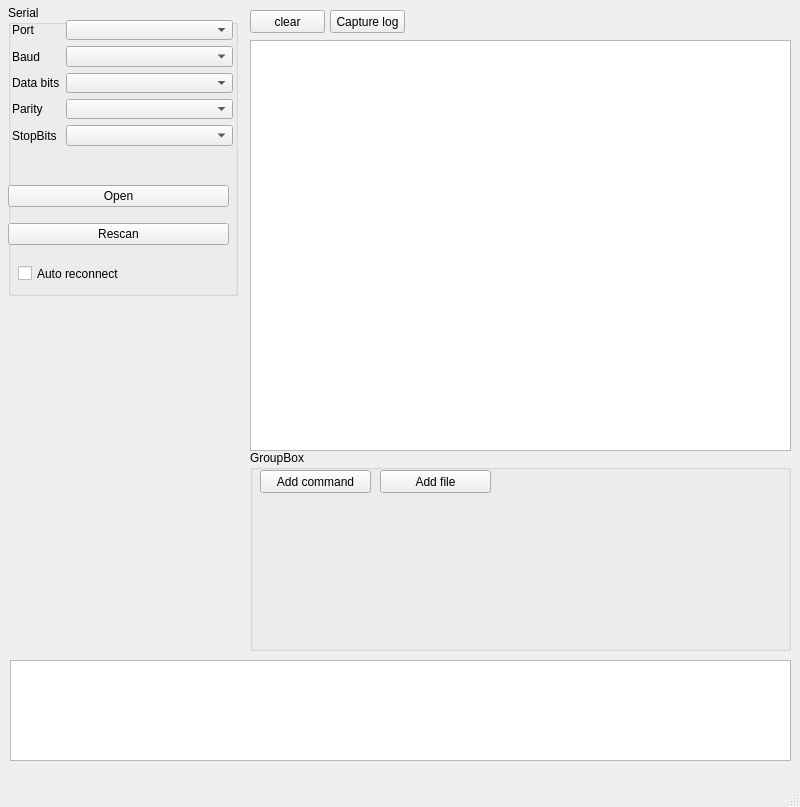
<?xml version="1.0" encoding="UTF-8"?>
<ui version="4.0">
 <class>QWinMainWindowTerminal</class>
 <widget class="QMainWindow" name="QWinMainWindowTerminal">
  <property name="geometry">
   <rect>
    <x>0</x>
    <y>0</y>
    <width>800</width>
    <height>807</height>
   </rect>
  </property>
  <property name="windowTitle">
   <string>MainWindow</string>
  </property>
  <widget class="QWidget" name="centralwidget">
   <widget class="QGroupBox" name="groupBox">
    <property name="geometry">
     <rect>
      <x>8</x>
      <y>5</y>
      <width>230</width>
      <height>291</height>
     </rect>
    </property>
    <property name="title">
     <string>Serial</string>
    </property>
    <widget class="QWidget" name="formLayoutWidget">
     <property name="geometry">
      <rect>
       <x>4</x>
       <y>15</y>
       <width>221</width>
       <height>126</height>
      </rect>
     </property>
     <layout class="QFormLayout" name="formLayout">
      <item row="0" column="0">
       <widget class="QLabel" name="label">
        <property name="text">
         <string>Port</string>
        </property>
       </widget>
      </item>
      <item row="0" column="1">
       <widget class="QComboBox" name="listPorts"/>
      </item>
      <item row="1" column="0">
       <widget class="QLabel" name="label_2">
        <property name="text">
         <string>Baud</string>
        </property>
       </widget>
      </item>
      <item row="1" column="1">
       <widget class="QComboBox" name="listBaudrate"/>
      </item>
      <item row="2" column="1">
       <widget class="QComboBox" name="listDataBits"/>
      </item>
      <item row="2" column="0">
       <widget class="QLabel" name="label_3">
        <property name="text">
         <string>Data bits</string>
        </property>
       </widget>
      </item>
      <item row="3" column="0">
       <widget class="QLabel" name="label_4">
        <property name="text">
         <string>Parity</string>
        </property>
       </widget>
      </item>
      <item row="4" column="0">
       <widget class="QLabel" name="label_5">
        <property name="text">
         <string>StopBits</string>
        </property>
       </widget>
      </item>
      <item row="3" column="1">
       <widget class="QComboBox" name="listParity"/>
      </item>
      <item row="4" column="1">
       <widget class="QComboBox" name="listStopBits"/>
      </item>
     </layout>
    </widget>
    <widget class="QWidget" name="verticalLayoutWidget">
     <property name="geometry">
      <rect>
       <x>0</x>
       <y>170</y>
       <width>221</width>
       <height>80</height>
      </rect>
     </property>
     <layout class="QVBoxLayout" name="verticalLayout">
      <item>
       <widget class="QPushButton" name="btnPortOpenClose">
        <property name="text">
         <string>Open</string>
        </property>
       </widget>
      </item>
      <item>
       <widget class="QPushButton" name="btnRescanPorts">
        <property name="text">
         <string>Rescan</string>
        </property>
       </widget>
      </item>
     </layout>
    </widget>
    <widget class="QCheckBox" name="chAutoreconnect">
     <property name="geometry">
      <rect>
       <x>10</x>
       <y>260</y>
       <width>151</width>
       <height>17</height>
      </rect>
     </property>
     <property name="text">
      <string>Auto reconnect</string>
     </property>
    </widget>
   </widget>
   <widget class="QPlainTextEdit" name="log">
    <property name="geometry">
     <rect>
      <x>10</x>
      <y>660</y>
      <width>781</width>
      <height>101</height>
     </rect>
    </property>
    <property name="lineWrapMode">
     <enum>QPlainTextEdit::NoWrap</enum>
    </property>
    <property name="readOnly">
     <bool>true</bool>
    </property>
   </widget>
   <widget class="QPlainTextEdit" name="textData">
    <property name="geometry">
     <rect>
      <x>250</x>
      <y>40</y>
      <width>541</width>
      <height>411</height>
     </rect>
    </property>
    <property name="lineWrapMode">
     <enum>QPlainTextEdit::NoWrap</enum>
    </property>
    <property name="readOnly">
     <bool>true</bool>
    </property>
    <property name="tabStopWidth">
     <number>80</number>
    </property>
    <property name="textInteractionFlags">
     <set>Qt::TextSelectableByMouse</set>
    </property>
    <property name="maximumBlockCount">
     <number>0</number>
    </property>
   </widget>
   <widget class="QGroupBox" name="groupCommands">
    <property name="geometry">
     <rect>
      <x>250</x>
      <y>450</y>
      <width>541</width>
      <height>201</height>
     </rect>
    </property>
    <property name="title">
     <string>GroupBox</string>
    </property>
    <widget class="QPushButton" name="btnAddCmd">
     <property name="geometry">
      <rect>
       <x>10</x>
       <y>20</y>
       <width>111</width>
       <height>23</height>
      </rect>
     </property>
     <property name="accessibleName">
      <string>command</string>
     </property>
     <property name="text">
      <string>Add command</string>
     </property>
    </widget>
    <widget class="QWidget" name="verticalLayoutWidget_2">
     <property name="geometry">
      <rect>
       <x>10</x>
       <y>50</y>
       <width>531</width>
       <height>141</height>
      </rect>
     </property>
     <layout class="QVBoxLayout" name="listCmds"/>
    </widget>
    <widget class="QPushButton" name="btnAddFile">
     <property name="geometry">
      <rect>
       <x>130</x>
       <y>20</y>
       <width>111</width>
       <height>23</height>
      </rect>
     </property>
     <property name="accessibleName">
      <string>file</string>
     </property>
     <property name="text">
      <string>Add file</string>
     </property>
    </widget>
   </widget>
   <widget class="QPushButton" name="btnClear">
    <property name="geometry">
     <rect>
      <x>250</x>
      <y>10</y>
      <width>75</width>
      <height>23</height>
     </rect>
    </property>
    <property name="text">
     <string>clear</string>
    </property>
   </widget>
   <widget class="QPushButton" name="btnCaptureLog">
    <property name="geometry">
     <rect>
      <x>330</x>
      <y>10</y>
      <width>75</width>
      <height>23</height>
     </rect>
    </property>
    <property name="text">
     <string>Capture log</string>
    </property>
   </widget>
  </widget>
  <widget class="QMenuBar" name="menubar">
   <property name="geometry">
    <rect>
     <x>0</x>
     <y>0</y>
     <width>800</width>
     <height>21</height>
    </rect>
   </property>
  </widget>
  <widget class="QStatusBar" name="statusbar"/>
 </widget>
 <resources/>
 <connections/>
</ui>
